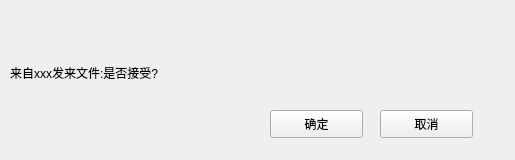
<?xml version="1.0" encoding="UTF-8"?>
<ui version="4.0">
 <class>ReceiveFile</class>
 <widget class="QWidget" name="ReceiveFile">
  <property name="geometry">
   <rect>
    <x>0</x>
    <y>0</y>
    <width>515</width>
    <height>160</height>
   </rect>
  </property>
  <property name="sizePolicy">
   <sizepolicy hsizetype="Fixed" vsizetype="Fixed">
    <horstretch>0</horstretch>
    <verstretch>0</verstretch>
   </sizepolicy>
  </property>
  <property name="minimumSize">
   <size>
    <width>515</width>
    <height>160</height>
   </size>
  </property>
  <property name="maximumSize">
   <size>
    <width>515</width>
    <height>160</height>
   </size>
  </property>
  <property name="windowTitle">
   <string>ReceiveFile</string>
  </property>
  <widget class="QWidget" name="titileWidget" native="true">
   <property name="geometry">
    <rect>
     <x>0</x>
     <y>0</y>
     <width>515</width>
     <height>50</height>
    </rect>
   </property>
   <property name="titleskin" stdset="0">
    <bool>true</bool>
   </property>
  </widget>
  <widget class="QWidget" name="bodyWidget" native="true">
   <property name="geometry">
    <rect>
     <x>0</x>
     <y>50</y>
     <width>515</width>
     <height>110</height>
    </rect>
   </property>
   <property name="bottomskin" stdset="0">
    <bool>true</bool>
   </property>
   <widget class="QLabel" name="label">
    <property name="geometry">
     <rect>
      <x>10</x>
      <y>10</y>
      <width>421</width>
      <height>25</height>
     </rect>
    </property>
    <property name="text">
     <string>来自xxx发来文件:是否接受?</string>
    </property>
   </widget>
   <widget class="QPushButton" name="okBtn">
    <property name="geometry">
     <rect>
      <x>270</x>
      <y>60</y>
      <width>93</width>
      <height>28</height>
     </rect>
    </property>
    <property name="text">
     <string>确定</string>
    </property>
   </widget>
   <widget class="QPushButton" name="cancelBtn">
    <property name="geometry">
     <rect>
      <x>380</x>
      <y>60</y>
      <width>93</width>
      <height>28</height>
     </rect>
    </property>
    <property name="text">
     <string>取消</string>
    </property>
   </widget>
  </widget>
 </widget>
 <layoutdefault spacing="6" margin="11"/>
 <resources/>
 <connections/>
</ui>
